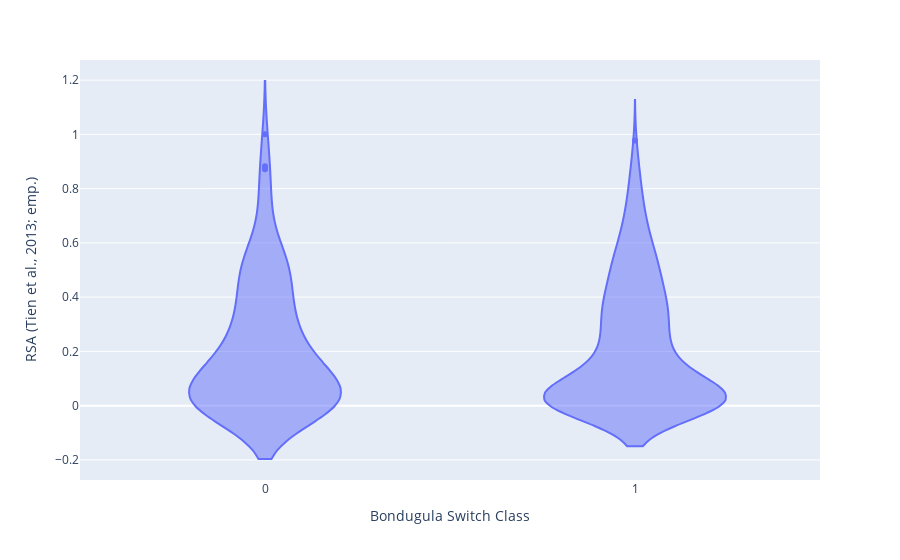

Notebook cell for this chart:
### Code cell
import pandas as pd
import plotly.express as px
data = pd.read_csv('/Users/anikakulkarni/Documents/RSA_Classifications/Tien/Empirical/tien_emp_file_UPDATED_with4classes.tsv', sep='\t')
fig = px.violin(data, y='RSA (Tien et al., 2013; emp.)', x='Bondugula Switch Class')
fig.show()

### Figure 1 — Plotly figure (JSON) as saved in the notebook; plotly's stock layout.template omitted (floating-point values rounded to 4 significant figures; data arrays with more than 128 entries replaced by an {"elided": "..."} marker saying what was removed)
{"data": [{"alignmentgroup": "True", "box": {"visible": false}, "hovertemplate": "Bondugula Switch Class=%{x}<br>RSA (Tien et al., 2013; emp.)=%{y}<extra></extra>", "legendgroup": "", "marker": {"color": "#636efa"}, "name": "", "offsetgroup": "", "orientation": "v", "scalegroup": "True", "showlegend": false, "type": "violin", "x": {"elided": "502 int values"}, "x0": " ", "xaxis": "x", "y": {"elided": "502 float values"}, "y0": " ", "yaxis": "y"}], "layout": {"legend": {"tracegroupgap": 0}, "margin": {"t": 60}, "violinmode": "group", "xaxis": {"anchor": "y", "domain": [0, 1], "title": {"text": "Bondugula Switch Class"}}, "yaxis": {"anchor": "x", "domain": [0, 1], "title": {"text": "RSA (Tien et al., 2013; emp.)"}}}}
